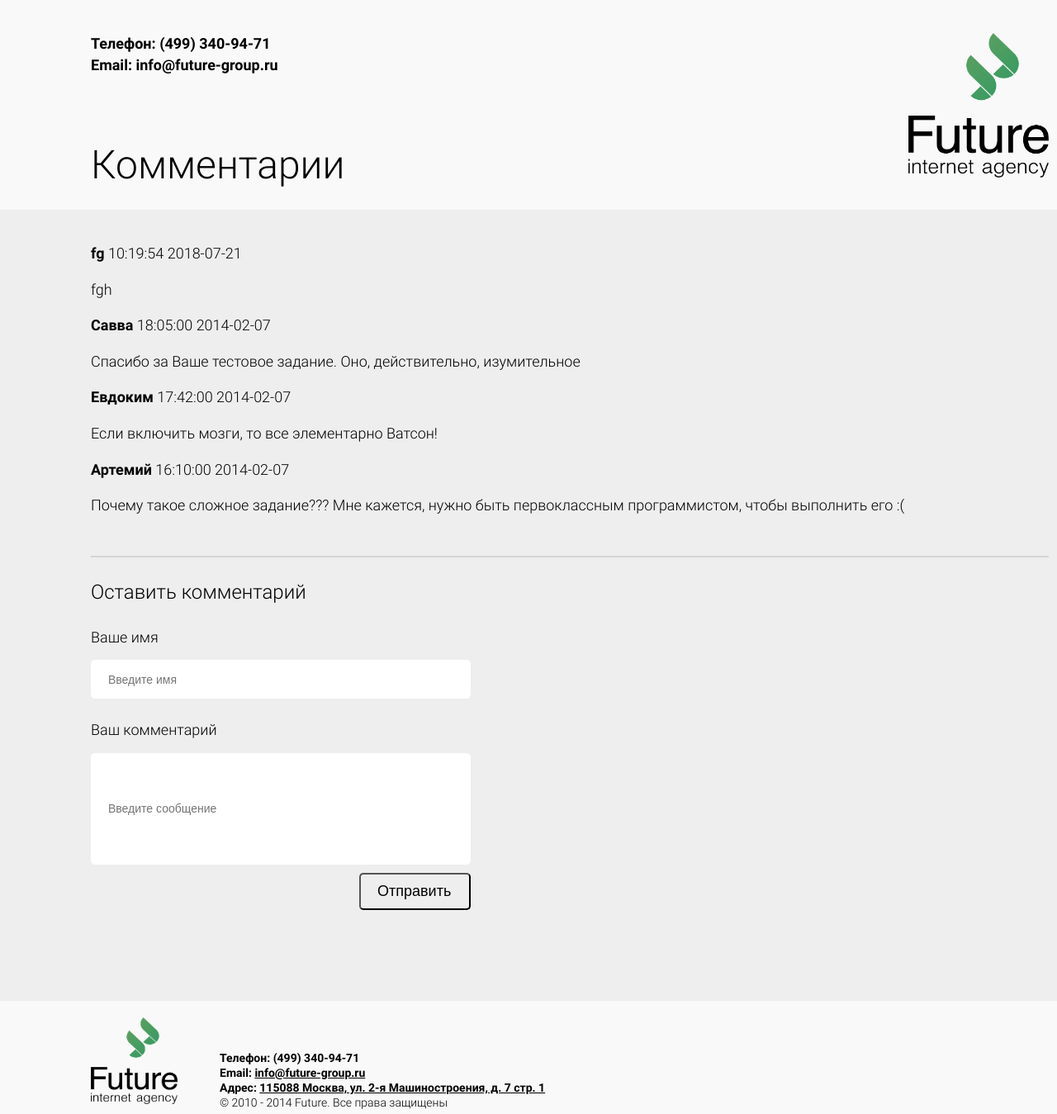
The page / on the database its author committed.
### tables this page shows
CREATE TABLE `comments` (
  `id` int(11) NOT NULL,
  `name` varchar(255) NOT NULL,
  `time` time NOT NULL,
  `date` date NOT NULL,
  `comment` varchar(255) NOT NULL
);

### index.php (the view, shortened to what this page needs)
<!DOCTYPE html>
<html lang="ru-RU">
<html>
<head>
	<link rel="stylesheet" type="text/css" href="css/main.css">
	<link rel="stylesheet" type="text/css" href="css/index.css">
</head>
<body>
	<div class="wrapper">
	<header class="header">
		<div class="container clearfix">
		<div class="header__left">
			<div class="header__left-contacts">
			Телефон: (499) 340-94-71 <br>
			Email: info@future-group.ru
			</div>
			<div class="text">
				Комментарии
			</div>
		</div>
		<div class="header__right">
			<div class="img">
				<img src="pic/future.png">
			</div>
		</div>
	</div>
</header>
<section class="page">
	<div class="container clearfix">
	 <div class="posts">
		<?php
		include ("bd.php");
		$q = mysqli_query($db,"SELECT * FROM comments ORDER BY id DESC ");
		$row = mysqli_fetch_array($q);
		do {
			echo
				'<article class="posts__item">
                <div class="posts__text">
                  <span class="posts__name"><strong>'.$row['name'].'</strong></span>
                  <span class="posts__date">'.$row['time'].' '.$row['date'].'</span><br>
                  <p class="posts__com">'.$row['comment'].'</p>
                </div>
              </article>';
          } while ($row = mysqli_fetch_array($q));
		?>
	</div>
	 <div class="form">
              <div class="form__title">
                Оставить комментарий
              </div>
              <div class="form__fields">
                <form class="form__elem" action="save_comment.php" method="post">
                  <div class="form__row clearfix">
                    <label class="form__cell">
                      <div class="form__field-title">
                        Ваше имя
                      </div>
                      <input type="text" name="name" class="form__input-text" placeholder="Введите имя" >
                    </label>
                  </div>
                  <div class="form__row">
                    <label class="form__textarea-label">
                      <div class="form__field-title">
                        Ваш комментарий
                      </div>
                      <input type="text" name="comment" class="form__textarea" placeholder="Введите сообщение"></input>
                    </label>
                  </div>
                  <div class="form__btns">
                    <div class="form__controls">
                      <div class="form__controls-right">
                        <input type="submit" value="Отправить" class="form__submit">
                      </div>
                    </div>
                  </div>
                </form>
            </div>
</div>
</div>
</section>
</div>
<footer class="footer">
	<div class="container clearfix">
		<div class="footer__logo">
          <img src="pic/future.png" alt="" class="logo">
        </div>
         <div class="footer__info">
          <strong>Телефон: (499) 340-94-71</strong><br>
          <strong>Email: <ins>info@future-group.ru</ins></strong><br>
          <strong>Адрес: <ins>115088 Москва, ул. 2-я Машиностроения, д. 7 стр. 1</ins></strong><br>
          © 2010 - 2014 Future. Все права защищены<br>
        </div>
	</div>
</footer>
</body>
</html>

### css/index.css (style rules this page uses)
.header { background: #f9f9f9; padding: 40px 110px 20px; }
.header__left { float: left; width: 50%; }
.header__left-contacts { font-weight: bold; }
.text { font-style: 300; font-size: 48px; margin-top: 75px; }
.header__right { float: left; width: 50%; text-align: right; }
img { width: 170px; height: 175px; }
.page { background: #eeeeee; padding: 40px 110px; }
.posts__item:last-child { border-bottom: 2px solid #d4d4d4; padding-bottom: 30px; }
.posts__name { padding-top: 30px; }
.form { width: 460px; margin-bottom: 70px; }
.form__title { padding-top: 25px; font-size: 24px; }
.form__field-title { padding-top: 25px; padding-bottom: 15px; }
.form__input-text { height: 47px; width: 100%; padding: 15px 20px; border: 1px solid transparent; border-radius: 5px; font-size: 14px; }
.form__textarea { height: 135px; width: 100%; padding: 15px 20px; border: 1px solid transparent; border-radius: 5px; resize: none; font-size: 14px; }
.form__controls-right { text-align: right; }
.form__submit { font-size: 18px; padding: 1px 60px 1px 20px; margin-top: 10px; border-radius: 5px; border-color: black; height: 45px; width: 135px; background-color: #eeeeee; }
.footer { background: #f9f9f9; padding: 20px 110px; height: 137px; margin-top: -137px; min-width: 1160px; font-size: 14px; line-height: 18px; }
.footer__logo { float: left; width:10%; }
.footer__logo img { height: 105px; width: 105px; }
.footer__info { float: left; width:90%; padding-top: 40px; padding-left: 40px; }

### css/layout/base.css (style rules this page uses)
body, html { height: 100%; }
body { font-family: 'Roboto'; line-height: 1.42; font-size: 18px; }
.clearfix:after { content: ""; display: block; clear: both; }
* { box-sizing: border-box; }
.container { width: 1160px; margin: auto; }
.wrapper { min-height: 100%; min-width: 1160px; overflow: hidden; }
.wrapper:after { content: ""; display: block; height: 137px; }

### rows shown on the page
comments: name "fg", time "10:19:54", date "2018-07-21", comment "fgh"
comments: name "Савва", time "18:05:00", date "2014-02-07", comment "Спасибо за Ваше тестовое задание. Оно, действительно, изумительное"
comments: name "Евдоким", time "17:42:00", date "2014-02-07", comment "Если включить мозги, то все элементарно Ватсон!"
comments: name "Артемий", time "16:10:00", date "2014-02-07", comment "Почему такое сложное задание??? Мне кажется, нужно быть первоклассным программистом, чтобы выполнить его :("
